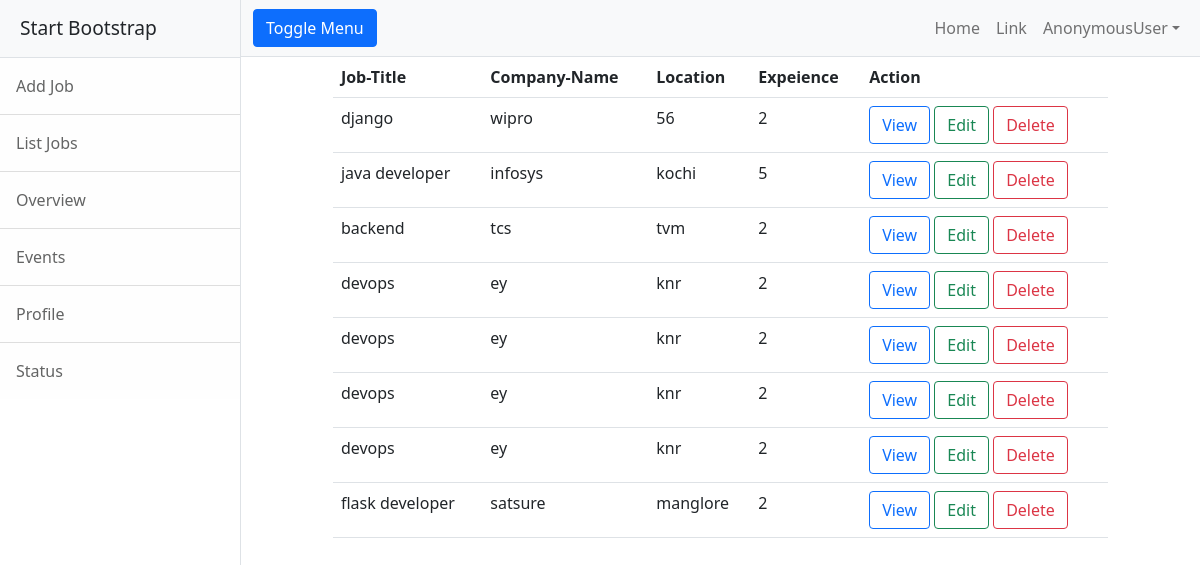
Screenshot of /employer/jobs/all with the database file from the repository.
### employer/models.py (models this page shows, shortened)
class Jobs(models.Model):
    job_title=models.CharField(max_length=150)
    company_name = models.CharField(max_length=150)
    location = models.CharField(null=True,max_length=150)
    experience=models.PositiveIntegerField(default=0)

### employer/views.py (the view)
# urls.py: path('jobs/all',views.ListJobView.as_view(),name="emp-listjob"),
class ListJobView(ListView):
    model=Jobs
    context_object_name="jobs"
    template_name="emp-joblist.html"

### employer/templates/emp-joblist.html
{%extends 'base.html'%}
{%block body_block%}
<div class="row">
    <div class="col-1"></div>
    <div class="col-10">
        <table class="table"   >
            <tr>
                <th>Job-Title</th>
                <th>Company-Name</th>
                <th>Location</th>
                <th>Expeience</th>
                <th>Action</th>
            </tr>
            {%for job in jobs%}
            <tr>
                <td>{{job.job_title}}</td>
                <td>{{job.company_name}}</td>
                <td>{{job.location}}</td>
                <td>{{job.experience}}</td>
                <td>
                    <a href="{%url 'job-details' job.id%}" class="btn btn-outline-primary">View</a>
                    <a href="{%url 'job-edit' job.id%}" class="btn btn-outline-success">Edit</a>
                    <a href="{%url 'emp-deletejob' job.id%}" class="btn btn-outline-danger">Delete</a>
                </td>
            </tr>
            {%endfor%}
        </table>
    </div>
    <div class="col-1"></div>
</div>
{%endblock%}

### employer/templates/base.html (shortened to what this page needs)
<!DOCTYPE html>
{%load static%}
<html lang="en">
    <head>
        <link href="{%static 'css/styles.css'%}" rel="stylesheet" />
    </head>
    <body>
        <div class="d-flex" id="wrapper">
            <div class="border-end bg-white" id="sidebar-wrapper">
                <div class="sidebar-heading border-bottom bg-light">Start Bootstrap</div>
                <div class="list-group list-group-flush">
                    <a class="list-group-item list-group-item-action list-group-item-light p-3" href="{%url 'emp-addjob'%}">Add Job</a>
                    <a class="list-group-item list-group-item-action list-group-item-light p-3" href="{%url 'emp-listjob'%}">List Jobs</a>
                    <a class="list-group-item list-group-item-action list-group-item-light p-3" href="#!">Overview</a>
                    <a class="list-group-item list-group-item-action list-group-item-light p-3" href="#!">Events</a>
                    <a class="list-group-item list-group-item-action list-group-item-light p-3" href="#!">Profile</a>
                    <a class="list-group-item list-group-item-action list-group-item-light p-3" href="#!">Status</a>
                </div>
            </div>
            <div id="page-content-wrapper">
                <nav class="navbar navbar-expand-lg navbar-light bg-light border-bottom">
                    <div class="container-fluid">
                        <button class="btn btn-primary" id="sidebarToggle">Toggle Menu</button>
                        <div class="collapse navbar-collapse" id="navbarSupportedContent">
                            <ul class="navbar-nav ms-auto mt-2 mt-lg-0">
                                <li class="nav-item active"><a class="nav-link" href="#!">Home</a></li>
                                <li class="nav-item"><a class="nav-link" href="#!">Link</a></li>
                                <li class="nav-item dropdown">
                                    <a class="nav-link dropdown-toggle" id="navbarDropdown" href="#" role="button" data-bs-toggle="dropdown" aria-haspopup="true" aria-expanded="false">{{request.user}}</a>
                                </li>
                            </ul>
                        </div>
                    </div>
                </nav>
                <div class="container-fluid">
                    {%block body_block%}
                    {%endblock%}
                </div>
            </div>
        </div>
    </body>
</html>

### rows the page displays
Jobs: job_title "django", company_name "wipro", location "56", experience "2"
Jobs: job_title "java developer", company_name "infosys", location "kochi", experience "5"
Jobs: job_title "backend", company_name "tcs", location "tvm", experience "2"
Jobs: job_title "devops", company_name "ey", location "knr", experience "2"
Jobs: job_title "devops", company_name "ey", location "knr", experience "2"
Jobs: job_title "devops", company_name "ey", location "knr", experience "2"
Jobs: job_title "devops", company_name "ey", location "knr", experience "2"
Jobs: job_title "flask developer", company_name "satsure", location "manglore", experience "2"

### other values shown
{{ request.user }} "AnonymousUser"
